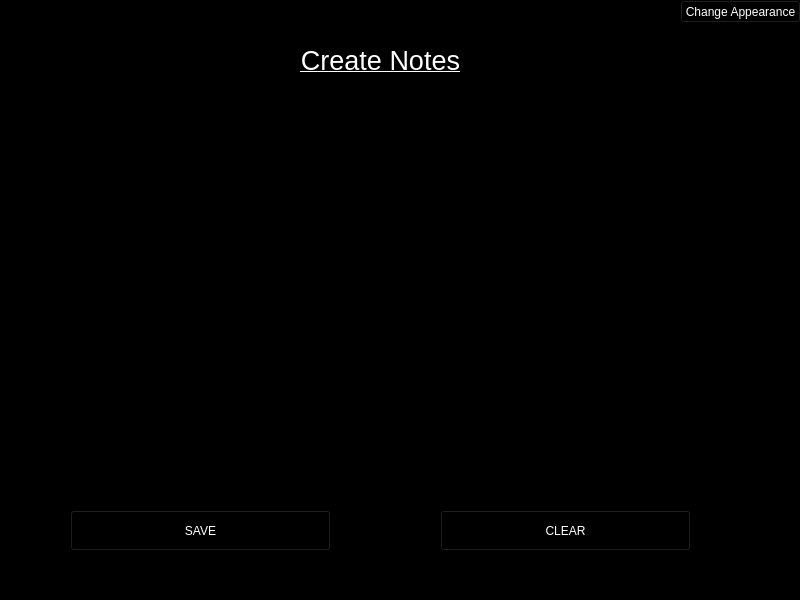
<?xml version="1.0" encoding="UTF-8"?>
<ui version="4.0">
 <class>MainWindow</class>
 <widget class="QMainWindow" name="MainWindow">
  <property name="geometry">
   <rect>
    <x>0</x>
    <y>0</y>
    <width>800</width>
    <height>600</height>
   </rect>
  </property>
  <property name="windowTitle">
   <string>MainWindow</string>
  </property>
  <property name="styleSheet">
   <string notr="true">background-color: rgb(0, 0, 0);
color: rgb(255, 255, 255);</string>
  </property>
  <widget class="QWidget" name="centralwidget">
   <widget class="QLabel" name="label">
    <property name="geometry">
     <rect>
      <x>280</x>
      <y>30</y>
      <width>201</width>
      <height>61</height>
     </rect>
    </property>
    <property name="font">
     <font>
      <family>MS Shell Dlg 2</family>
      <pointsize>20</pointsize>
      <underline>true</underline>
     </font>
    </property>
    <property name="text">
     <string>Create Notes</string>
    </property>
    <property name="alignment">
     <set>Qt::AlignCenter</set>
    </property>
   </widget>
   <widget class="QTextEdit" name="textEdit">
    <property name="geometry">
     <rect>
      <x>10</x>
      <y>100</y>
      <width>771</width>
      <height>371</height>
     </rect>
    </property>
   </widget>
   <widget class="QPushButton" name="pushButton">
    <property name="geometry">
     <rect>
      <x>70</x>
      <y>510</y>
      <width>261</width>
      <height>41</height>
     </rect>
    </property>
    <property name="text">
     <string>SAVE</string>
    </property>
   </widget>
   <widget class="QPushButton" name="pushButton_2">
    <property name="geometry">
     <rect>
      <x>440</x>
      <y>510</y>
      <width>251</width>
      <height>41</height>
     </rect>
    </property>
    <property name="text">
     <string>CLEAR</string>
    </property>
   </widget>
   <widget class="QPushButton" name="pushButton_3">
    <property name="geometry">
     <rect>
      <x>680</x>
      <y>0</y>
      <width>121</width>
      <height>23</height>
     </rect>
    </property>
    <property name="text">
     <string>Change Appearance</string>
    </property>
   </widget>
  </widget>
 </widget>
 <resources/>
 <connections/>
</ui>
